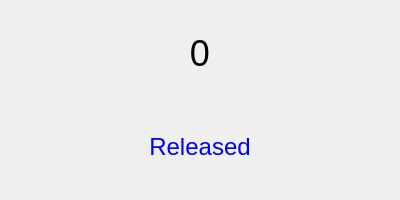
<?xml version="1.0" encoding="UTF-8"?>
<ui version="4.0">
 <class>MainWindow</class>
 <widget class="QMainWindow" name="MainWindow">
  <property name="geometry">
   <rect>
    <x>0</x>
    <y>0</y>
    <width>400</width>
    <height>200</height>
   </rect>
  </property>
  <property name="windowTitle">
   <string>Rotary Test</string>
  </property>
  <widget class="QWidget" name="centralwidget">
   <layout class="QVBoxLayout" name="verticalLayout">
    <item>
     <widget class="QLabel" name="labelCount">
      <property name="text">
       <string>0</string>
      </property>
      <property name="alignment">
       <set>Qt::AlignCenter</set>
      </property>
      <property name="styleSheet">
       <string notr="true">font-size: 36px;</string>
      </property>
     </widget>
    </item>
    <item>
     <widget class="QLabel" name="labelSwitch">
      <property name="text">
       <string>Released</string>
      </property>
      <property name="alignment">
       <set>Qt::AlignCenter</set>
      </property>
      <property name="styleSheet">
       <string notr="true">font-size: 24px; color: blue;</string>
      </property>
     </widget>
    </item>
   </layout>
  </widget>
 </widget>
 <resources/>
 <connections/>
</ui>
